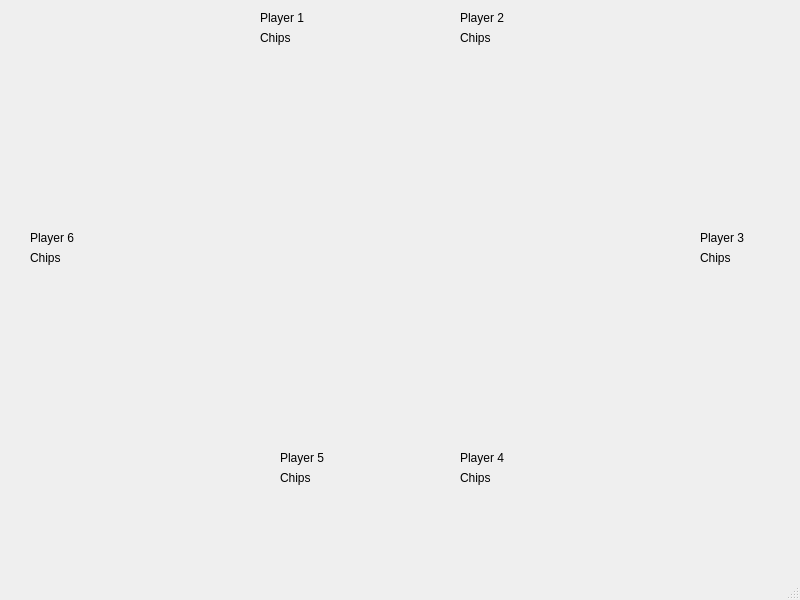
<?xml version="1.0" encoding="UTF-8"?>
<ui version="4.0">
 <class>MainWindow</class>
 <widget class="QMainWindow" name="MainWindow">
  <property name="geometry">
   <rect>
    <x>0</x>
    <y>0</y>
    <width>800</width>
    <height>600</height>
   </rect>
  </property>
  <property name="windowTitle">
   <string>MainWindow</string>
  </property>
  <widget class="QWidget" name="centralwidget">
   <widget class="QLabel" name="table">
    <property name="geometry">
     <rect>
      <x>90</x>
      <y>50</y>
      <width>601</width>
      <height>391</height>
     </rect>
    </property>
    <property name="text">
     <string/>
    </property>
    <property name="pixmap">
     <pixmap>../resources/table.png</pixmap>
    </property>
    <property name="scaledContents">
     <bool>true</bool>
    </property>
   </widget>
   <widget class="QLabel" name="cards_p6_1">
    <property name="geometry">
     <rect>
      <x>130</x>
      <y>210</y>
      <width>61</width>
      <height>91</height>
     </rect>
    </property>
    <property name="text">
     <string/>
    </property>
    <property name="pixmap">
     <pixmap>../resources/card_back_fold.png</pixmap>
    </property>
   </widget>
   <widget class="QLabel" name="cards_p6_2">
    <property name="geometry">
     <rect>
      <x>160</x>
      <y>210</y>
      <width>61</width>
      <height>91</height>
     </rect>
    </property>
    <property name="text">
     <string/>
    </property>
    <property name="pixmap">
     <pixmap>../resources/card_back_fold.png</pixmap>
    </property>
   </widget>
   <widget class="QLabel" name="cards_p1_1">
    <property name="geometry">
     <rect>
      <x>240</x>
      <y>70</y>
      <width>61</width>
      <height>91</height>
     </rect>
    </property>
    <property name="text">
     <string/>
    </property>
    <property name="pixmap">
     <pixmap>../resources/card_back_fold.png</pixmap>
    </property>
   </widget>
   <widget class="QLabel" name="cards_p1_2">
    <property name="geometry">
     <rect>
      <x>270</x>
      <y>70</y>
      <width>61</width>
      <height>91</height>
     </rect>
    </property>
    <property name="text">
     <string/>
    </property>
    <property name="pixmap">
     <pixmap>../resources/card_back_fold.png</pixmap>
    </property>
   </widget>
   <widget class="QLabel" name="cards_p2_1">
    <property name="geometry">
     <rect>
      <x>440</x>
      <y>70</y>
      <width>61</width>
      <height>91</height>
     </rect>
    </property>
    <property name="text">
     <string/>
    </property>
    <property name="pixmap">
     <pixmap>../resources/card_back_fold.png</pixmap>
    </property>
   </widget>
   <widget class="QLabel" name="cards_p2_2">
    <property name="geometry">
     <rect>
      <x>470</x>
      <y>70</y>
      <width>61</width>
      <height>91</height>
     </rect>
    </property>
    <property name="text">
     <string/>
    </property>
    <property name="pixmap">
     <pixmap>../resources/card_back_fold.png</pixmap>
    </property>
   </widget>
   <widget class="QLabel" name="cards_p3_1">
    <property name="geometry">
     <rect>
      <x>570</x>
      <y>210</y>
      <width>61</width>
      <height>91</height>
     </rect>
    </property>
    <property name="text">
     <string/>
    </property>
    <property name="pixmap">
     <pixmap>../resources/card_back_fold.png</pixmap>
    </property>
   </widget>
   <widget class="QLabel" name="cards_p3_2">
    <property name="geometry">
     <rect>
      <x>600</x>
      <y>210</y>
      <width>61</width>
      <height>91</height>
     </rect>
    </property>
    <property name="text">
     <string/>
    </property>
    <property name="pixmap">
     <pixmap>../resources/card_back_fold.png</pixmap>
    </property>
   </widget>
   <widget class="QLabel" name="cards_p4_1">
    <property name="geometry">
     <rect>
      <x>440</x>
      <y>330</y>
      <width>61</width>
      <height>91</height>
     </rect>
    </property>
    <property name="text">
     <string/>
    </property>
    <property name="pixmap">
     <pixmap>../resources/card_back_fold.png</pixmap>
    </property>
   </widget>
   <widget class="QLabel" name="cards_p4_2">
    <property name="geometry">
     <rect>
      <x>470</x>
      <y>330</y>
      <width>61</width>
      <height>91</height>
     </rect>
    </property>
    <property name="text">
     <string/>
    </property>
    <property name="pixmap">
     <pixmap>../resources/card_back_fold.png</pixmap>
    </property>
   </widget>
   <widget class="QLabel" name="cards_p5_1">
    <property name="geometry">
     <rect>
      <x>260</x>
      <y>330</y>
      <width>61</width>
      <height>91</height>
     </rect>
    </property>
    <property name="text">
     <string/>
    </property>
    <property name="pixmap">
     <pixmap>../resources/card_back_fold.png</pixmap>
    </property>
   </widget>
   <widget class="QLabel" name="cards_p5_2">
    <property name="geometry">
     <rect>
      <x>290</x>
      <y>330</y>
      <width>61</width>
      <height>91</height>
     </rect>
    </property>
    <property name="text">
     <string/>
    </property>
    <property name="pixmap">
     <pixmap>../resources/card_back_fold.png</pixmap>
    </property>
   </widget>
   <widget class="QLabel" name="p1">
    <property name="geometry">
     <rect>
      <x>260</x>
      <y>10</y>
      <width>55</width>
      <height>16</height>
     </rect>
    </property>
    <property name="text">
     <string>Player 1</string>
    </property>
   </widget>
   <widget class="QLabel" name="p2">
    <property name="geometry">
     <rect>
      <x>460</x>
      <y>10</y>
      <width>55</width>
      <height>16</height>
     </rect>
    </property>
    <property name="text">
     <string>Player 2</string>
    </property>
   </widget>
   <widget class="QLabel" name="p3">
    <property name="geometry">
     <rect>
      <x>700</x>
      <y>230</y>
      <width>55</width>
      <height>16</height>
     </rect>
    </property>
    <property name="text">
     <string>Player 3</string>
    </property>
   </widget>
   <widget class="QLabel" name="p4">
    <property name="geometry">
     <rect>
      <x>460</x>
      <y>450</y>
      <width>55</width>
      <height>16</height>
     </rect>
    </property>
    <property name="text">
     <string>Player 4</string>
    </property>
   </widget>
   <widget class="QLabel" name="p5">
    <property name="geometry">
     <rect>
      <x>280</x>
      <y>450</y>
      <width>55</width>
      <height>16</height>
     </rect>
    </property>
    <property name="text">
     <string>Player 5</string>
    </property>
   </widget>
   <widget class="QLabel" name="p6">
    <property name="geometry">
     <rect>
      <x>30</x>
      <y>230</y>
      <width>55</width>
      <height>16</height>
     </rect>
    </property>
    <property name="text">
     <string>Player 6</string>
    </property>
   </widget>
   <widget class="QLabel" name="p6_chips">
    <property name="geometry">
     <rect>
      <x>30</x>
      <y>250</y>
      <width>55</width>
      <height>16</height>
     </rect>
    </property>
    <property name="text">
     <string>Chips</string>
    </property>
   </widget>
   <widget class="QLabel" name="p1_chips">
    <property name="geometry">
     <rect>
      <x>260</x>
      <y>30</y>
      <width>55</width>
      <height>16</height>
     </rect>
    </property>
    <property name="text">
     <string>Chips</string>
    </property>
   </widget>
   <widget class="QLabel" name="p2_chips">
    <property name="geometry">
     <rect>
      <x>460</x>
      <y>30</y>
      <width>55</width>
      <height>16</height>
     </rect>
    </property>
    <property name="text">
     <string>Chips</string>
    </property>
   </widget>
   <widget class="QLabel" name="p3_chips">
    <property name="geometry">
     <rect>
      <x>700</x>
      <y>250</y>
      <width>55</width>
      <height>16</height>
     </rect>
    </property>
    <property name="text">
     <string>Chips</string>
    </property>
   </widget>
   <widget class="QLabel" name="p4_chips">
    <property name="geometry">
     <rect>
      <x>460</x>
      <y>470</y>
      <width>55</width>
      <height>16</height>
     </rect>
    </property>
    <property name="text">
     <string>Chips</string>
    </property>
   </widget>
   <widget class="QLabel" name="p5_chips">
    <property name="geometry">
     <rect>
      <x>280</x>
      <y>470</y>
      <width>55</width>
      <height>16</height>
     </rect>
    </property>
    <property name="text">
     <string>Chips</string>
    </property>
   </widget>
  </widget>
  <widget class="QMenuBar" name="menubar">
   <property name="geometry">
    <rect>
     <x>0</x>
     <y>0</y>
     <width>800</width>
     <height>26</height>
    </rect>
   </property>
  </widget>
  <widget class="QStatusBar" name="statusbar"/>
 </widget>
 <resources/>
 <connections/>
</ui>
